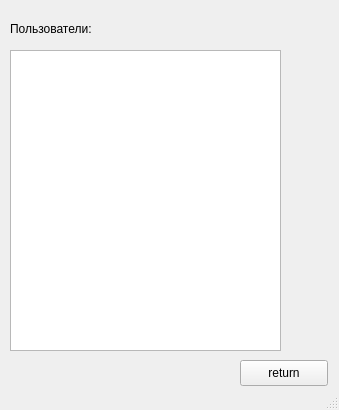
<?xml version="1.0" encoding="UTF-8"?>
<ui version="4.0">
 <class>MainWindow</class>
 <widget class="QMainWindow" name="MainWindow">
  <property name="geometry">
   <rect>
    <x>0</x>
    <y>0</y>
    <width>339</width>
    <height>410</height>
   </rect>
  </property>
  <property name="windowTitle">
   <string>MainWindow</string>
  </property>
  <widget class="QWidget" name="centralwidget">
   <widget class="QLabel" name="label">
    <property name="geometry">
     <rect>
      <x>10</x>
      <y>20</y>
      <width>151</width>
      <height>18</height>
     </rect>
    </property>
    <property name="text">
     <string>Пользователи:</string>
    </property>
   </widget>
   <widget class="QListWidget" name="Users">
    <property name="geometry">
     <rect>
      <x>10</x>
      <y>50</y>
      <width>271</width>
      <height>301</height>
     </rect>
    </property>
   </widget>
   <widget class="QPushButton" name="backToMainbtn">
    <property name="geometry">
     <rect>
      <x>240</x>
      <y>360</y>
      <width>88</width>
      <height>26</height>
     </rect>
    </property>
    <property name="text">
     <string>return</string>
    </property>
   </widget>
  </widget>
  <widget class="QStatusBar" name="statusbar"/>
 </widget>
 <resources/>
 <connections/>
</ui>
